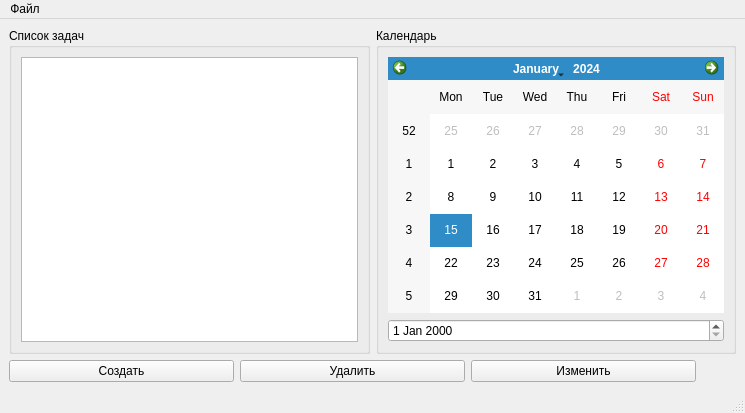
<?xml version="1.0" encoding="UTF-8"?>
<ui version="4.0">
 <class>MainWindow</class>
 <widget class="QMainWindow" name="MainWindow">
  <property name="geometry">
   <rect>
    <x>0</x>
    <y>0</y>
    <width>745</width>
    <height>413</height>
   </rect>
  </property>
  <property name="windowTitle">
   <string>Мои задачи</string>
  </property>
  <widget class="QWidget" name="centralwidget">
   <layout class="QVBoxLayout" name="verticalLayout_4">
    <item>
     <layout class="QVBoxLayout" name="verticalLayout_3">
      <item>
       <layout class="QHBoxLayout" name="horizontalLayout">
        <item>
         <widget class="QGroupBox" name="groupBox_2">
          <property name="title">
           <string>Список задач</string>
          </property>
          <layout class="QVBoxLayout" name="verticalLayout_2">
           <item>
            <widget class="QListWidget" name="listWidget"/>
           </item>
          </layout>
         </widget>
        </item>
        <item>
         <widget class="QGroupBox" name="groupBox">
          <property name="title">
           <string>Календарь</string>
          </property>
          <layout class="QVBoxLayout" name="verticalLayout">
           <item>
            <widget class="QCalendarWidget" name="calendarWidget"/>
           </item>
           <item>
            <widget class="QDateEdit" name="dateEdit"/>
           </item>
          </layout>
         </widget>
        </item>
       </layout>
      </item>
      <item>
       <layout class="QHBoxLayout" name="horizontalLayout_2">
        <item>
         <widget class="QPushButton" name="pushButton_create">
          <property name="text">
           <string>Создать</string>
          </property>
         </widget>
        </item>
        <item>
         <widget class="QPushButton" name="pushButton_delete">
          <property name="text">
           <string>Удалить</string>
          </property>
         </widget>
        </item>
        <item>
         <widget class="QPushButton" name="pushButton_edit">
          <property name="text">
           <string>Изменить</string>
          </property>
         </widget>
        </item>
        <item>
         <spacer name="horizontalSpacer">
          <property name="orientation">
           <enum>Qt::Horizontal</enum>
          </property>
          <property name="sizeType">
           <enum>QSizePolicy::Minimum</enum>
          </property>
          <property name="sizeHint" stdset="0">
           <size>
            <width>40</width>
            <height>20</height>
           </size>
          </property>
         </spacer>
        </item>
       </layout>
      </item>
     </layout>
    </item>
   </layout>
  </widget>
  <widget class="QMenuBar" name="menubar">
   <property name="geometry">
    <rect>
     <x>0</x>
     <y>0</y>
     <width>745</width>
     <height>21</height>
    </rect>
   </property>
   <widget class="QMenu" name="menu">
    <property name="title">
     <string>Файл</string>
    </property>
    <addaction name="create_wdgt"/>
    <addaction name="delete_wdgt"/>
    <addaction name="edit_wdgt"/>
    <addaction name="separator"/>
    <addaction name="exit_wdgt"/>
   </widget>
   <addaction name="menu"/>
  </widget>
  <widget class="QStatusBar" name="statusbar"/>
  <action name="delete_wdgt">
   <property name="text">
    <string>Удалить</string>
   </property>
  </action>
  <action name="edit_wdgt">
   <property name="text">
    <string>Изменить</string>
   </property>
  </action>
  <action name="create_wdgt">
   <property name="text">
    <string>Создать</string>
   </property>
  </action>
  <action name="exit_wdgt">
   <property name="text">
    <string>Выход</string>
   </property>
  </action>
 </widget>
 <resources/>
 <connections/>
</ui>
